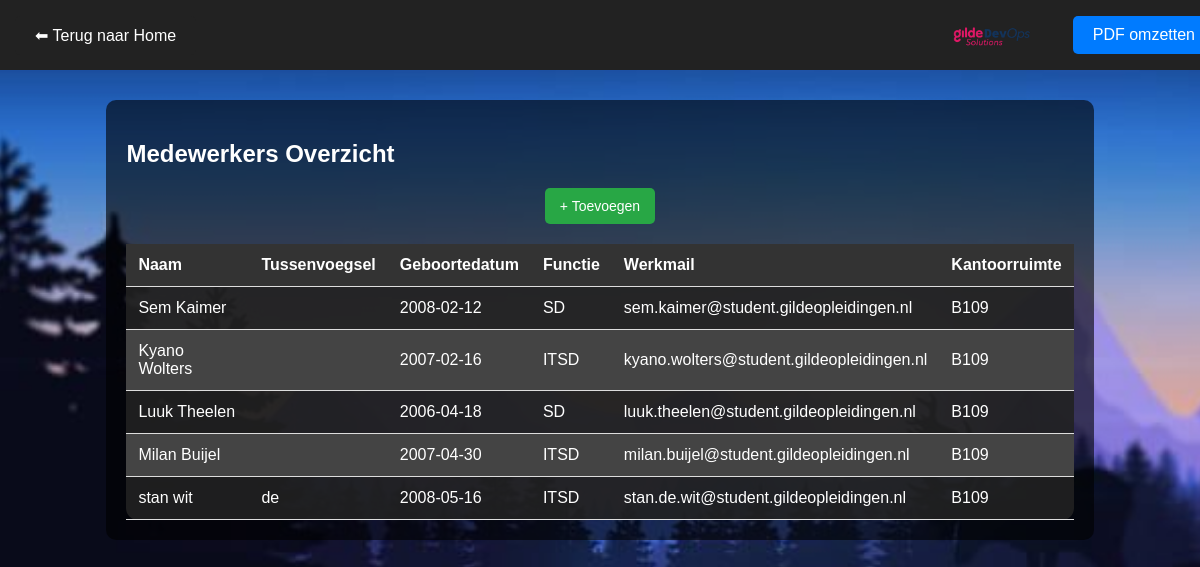
Page /medewerkersinfo.php on the committed database.
### tables this page shows
CREATE TABLE IF NOT EXISTS `medewerkers` (
  `id` int NOT NULL AUTO_INCREMENT,
  `naam` varchar(100) NOT NULL,
  `tussenvoegsel` varchar(50) DEFAULT NULL,
  `geboortedatum` date NOT NULL,
  `functie` varchar(100) NOT NULL,
  `werkmail` varchar(100) NOT NULL,
  `kantoorruimte` varchar(50) NOT NULL,
  `datum_ingediend` timestamp NULL DEFAULT CURRENT_TIMESTAMP,
  PRIMARY KEY (`id`),
  UNIQUE KEY `werkmail` (`werkmail`)
);

### medewerkersinfo.php (the view, shortened to what this page needs)
<?php
require 'config.php';
$conn = new mysqli($servername, $username, $password, $dbname);
$sql = "SELECT id, naam, tussenvoegsel, geboortedatum, functie, werkmail, kantoorruimte FROM medewerkers";
$result = $conn->query($sql);
?>
<!DOCTYPE html>
<html lang="nl">
<head>
</head>
<body>
<div class="navbar">
    <a href="index.html">⬅ Terug naar Home</a>
    <img src="images/devopslogo.png" alt="Logo">
    <button class="pdf-button" onclick="window.print()">PDF omzetten</button>
</div>
<div class="container">
    <h2>Medewerkers Overzicht</h2>
    <div class="table-container">
        <a href="medewerkers.html" class="add-button">+ Toevoegen</a>
    </div>
    <?php if (isset($result) && $result->num_rows > 0): ?>
        <table>
            <thead>
                <tr>
                    <th>Naam</th>
                    <th>Tussenvoegsel</th>
                    <th>Geboortedatum</th>
                    <th>Functie</th>
                    <th>Werkmail</th>
                    <th>Kantoorruimte</th>
                </tr>
            </thead>
            <tbody>
                <?php while($row = $result->fetch_assoc()): ?>
                    <tr>
                        <td><?= htmlspecialchars($row["naam"]) ?></td>
                        <td><?= htmlspecialchars($row["tussenvoegsel"]) ?></td>
                        <td><?= htmlspecialchars($row["geboortedatum"]) ?></td>
                        <td><?= htmlspecialchars($row["functie"]) ?></td>
                        <td><?= htmlspecialchars($row["werkmail"]) ?></td>
                        <td><?= htmlspecialchars($row["kantoorruimte"]) ?></td>
                    </tr>
                <?php endwhile; ?>
            </tbody>
        </table>
    <?php else: ?>
        <p>Geen medewerkers gevonden.</p>
    <?php endif; ?>
</div>
</body>
</html>

### medewerkersinfo.php (style rules this page uses)
body { background: url('images/Simple chill wallpaper 1920 x 1080 - Wallpaper.jpg') no-repeat center center fixed; background-size: cover; font-family: Arial, sans-serif; color: white; }
.navbar { width: 100%; background: #222; padding: 15px; position: fixed; top: 0; left: 0; display: flex; justify-content: space-between; align-items: center; z-index: 1000; }
.navbar a { color: white; text-decoration: none; padding: 10px 20px; font-size: 16px; border-radius: 5px; background: #222; cursor: pointer; }
.navbar img { height: 40px; width: auto; margin-left: auto; }
.pdf-button { background-color: #007bff; color: white; padding: 10px 20px; font-size: 16px; border-radius: 5px; border: none; cursor: pointer; }
.container { width: 80%; margin: 100px auto 20px; padding: 20px; background-color: rgba(0, 0, 0, 0.6); border-radius: 10px; }
.table-container { display: flex; justify-content: center; margin-bottom: 20px; }
.add-button { background-color: #28a745; color: white; padding: 10px 15px; font-size: 14px; border: none; border-radius: 5px; cursor: pointer; text-decoration: none; }
table { width: 100%; border-collapse: collapse; background: rgba(34, 34, 34, 0.9); color: white; padding: 20px; border-radius: 12px; }
th, td { padding: 12px; text-align: left; border-bottom: 1px solid #ddd; }
th { background-color: #333; }
tr:nth-child(even) { background-color: #444; }

### rows in the picture
medewerkers: naam "Sem Kaimer", geboortedatum "2008-02-12", functie "SD", werkmail "sem.kaimer@student.gildeopleidingen.nl", kantoorruimte "B109"
medewerkers: naam "Kyano Wolters", geboortedatum "2007-02-16", functie "ITSD", werkmail "kyano.wolters@student.gildeopleidingen.nl", kantoorruimte "B109"
medewerkers: naam "Luuk Theelen", geboortedatum "2006-04-18", functie "SD", werkmail "luuk.theelen@student.gildeopleidingen.nl", kantoorruimte "B109"
medewerkers: naam "Milan Buijel", geboortedatum "2007-04-30", functie "ITSD", werkmail "milan.buijel@student.gildeopleidingen.nl", kantoorruimte "B109"
medewerkers: naam "stan wit", tussenvoegsel "de", geboortedatum "2008-05-16", functie "ITSD", werkmail "stan.de.wit@student.gildeopleidingen.nl", kantoorruimte "B109"
